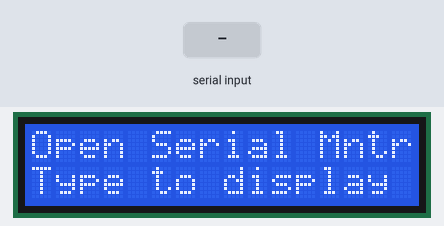
Recording of a sketch running on a simulated Arduino Uno, built with avr-gcc and run on an emulated ATmega328P. On the bench: 16×2 character LCD. Inputs (shaded band) come from the test bench.

Above: at 1.2 s.
1.3 s: "30,150\n" received over Serial
At 1.79 s:
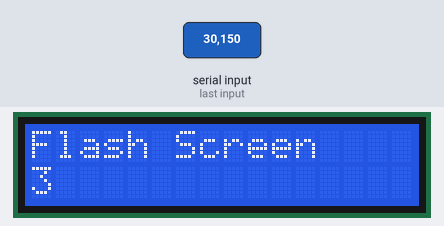
At 3.7 s:
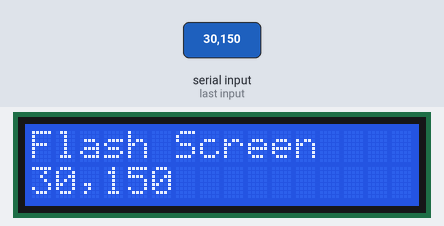
3.9 s: "90,45\n" received over Serial
At 4.14 s:
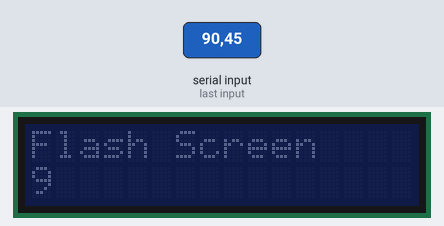
Timing chart, 0 to 6.9 s (numbered marks = the images above; inputs shaded):
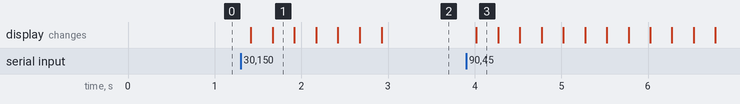

The sketch:

FlashScreen.ino
```cpp
// I2C 통신 라이브러리 설정
#include <Wire.h>
// I2C LCD 라리브러리 설정
#include <LiquidCrystal_I2C.h>

// LCD I2C address 설정 PCF8574:0x27, PCF8574A:0x3F
LiquidCrystal_I2C lcd(0x27, 16, 2); // LCD address:0x27, 16X2 LCD, 0x3F
int blinkNumber;

void setup()
{
  // 9600 bps로 시리얼 통신 설정
  Serial.begin(9600);
  lcd.init(); // LCD 설정
  lcd.backlight();  // 백라이트를 켠다.
  // Open Serial Monitor, Type to display 표시
  lcd.clear();
  lcd.setCursor(0, 0);
  lcd.print("Open Serial Mntr");
  lcd.setCursor(0, 1);
  lcd.print("Type to display");
}

void loop()
{
  // 시리얼 통신 수신 값이 있을 때
  if (Serial.available()) {
    char val = Serial.read();
    if (isDigit(val)) {
      blinkNumber = (val - '0');
    }
    delay(100);
    // 모두 삭제
    lcd.clear();
    // 커서를 좌측 상단으로
    lcd.setCursor(0, 0);
    // "Message from PC" 출력
    lcd.print("Flash Screen");
    // 커서를 두 번째 줄로
    lcd.setCursor(0, 1);
    lcd.print(blinkNumber);

    for (char i = 0; i < blinkNumber; i++) {
      lcd.noBacklight();
      delay(250);
      lcd.backlight();
      delay(250);
    }

    while (Serial.available() > 0) {
      lcd.write(Serial.read());
    }
  }
}
```

Measured:
- after the input at 1.3 s, the display: first changes after 0.12 s (image 1 shows a later state)
- after the input at 3.9 s, the display: changes after 0.12 s (image 3)
